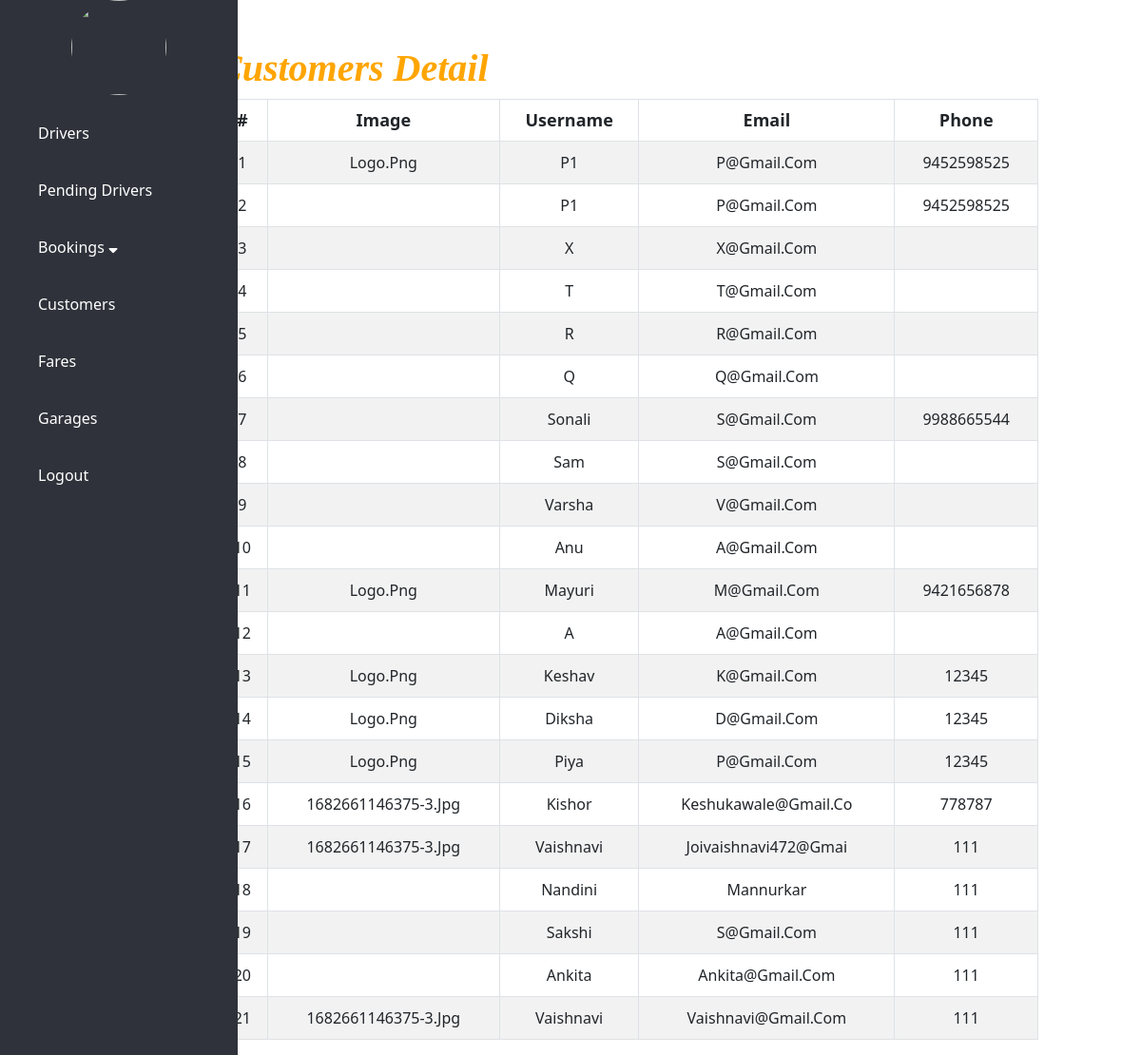
Screenshot of /admin/viewcustomer.php with the database file from the repository.
### tables this page shows
CREATE TABLE `user` (
  `uid` int(10) NOT NULL,
  `username` varchar(15) NOT NULL,
  `email` varchar(20) NOT NULL,
  `password` varchar(20) NOT NULL,
  `phone` varchar(15) NOT NULL,
  `photo` varchar(255) NOT NULL
);

### admin/viewcustomer.php (the view, shortened to what this page needs)
<?php
$result = mysqli_query($mysqli, "SELECT * FROM user ORDER BY uid DESC");
include 'admin-header.php';
?>
<div class="main pt-5">
    <div class="tablebox">
        <h1 style="margin-top: 0" class="heading"> Customers detail</h1>
        <table class="table  table-striped table-bordered">
            <thead>
                <tr>
                    <th scope="col">#</th>
                    <th>image </th>
                    <th>username </th>
                    <th>email </th>
                    <th>phone </th>
                </tr>
            </thead>
            <tbody>
                <?php
				$slno = 1;
				while ($res = mysqli_fetch_array($result)) {
					?>
                <tr>
                    <td>
                        <?= $slno ?>
                    </td>
                    <td>
                        <?= $res['photo'] ?>
                    </td>
                    <td>
                        <?= $res['username'] ?>
                    </td>
                    <td>
                        <?= $res['email'] ?>
                    </td>
                    <td>
                        <?= $res['phone'] ?>
                    </td>
                </tr>
                <?php
					$slno++;
				}
				?>
            </tbody>
        </table>

### assets/css/dashboard.css (style rules this page uses)
body { margin: 0; padding: 0; font-family: "Roboto",sans-serif; }

### assets/css/comman-table.css (style rules this page uses)
.tablebox h1 { color: orange; margin-top: 80px; font-weight: bold; font-style: italic; font-family: serif; }
.tablebox { width: 80%; margin: auto; text-transform: capitalize; }
.tablebox .table tr td, th { padding: 10px; text-align: center; }
table th { font-size: 18px;text-align: center; }

### admin/viewcustomer.php (style rules this page uses)
.main { margin-left: 10% }
.heading { color: orange; margin-top: 80px; font-weight: bold; font-family: serif; }

### rows the page displays
user: photo "Logo.png", username "P1", email "P@gmail.com", phone "9452598525"
user: username "P1", email "P@gmail.com", phone "9452598525"
user: username "X", email "X@gmail.com"
user: username "T", email "T@gmail.com"
user: username "R", email "R@gmail.com"
user: username "Q", email "Q@gmail.com"
user: username "Sonali", email "S@gmail.com", phone "9988665544"
user: username "Sam", email "S@gmail.com"
user: username "Varsha", email "V@gmail.com"
user: username "Anu", email "A@gmail.com"
user: photo "Logo.png", username "Mayuri", email "M@gmail.com", phone "9421656878"
user: username "A", email "A@gmail.com"
user: photo "Logo.png", username "Keshav", email "K@gmail.com", phone "12345"
user: photo "Logo.png", username "Diksha", email "D@gmail.com", phone "12345"
user: photo "Logo.png", username "Piya", email "P@gmail.com", phone "12345"
user: photo "1682661146375-3.jpg", username "Kishor", email "Keshukawale@gmail.co", phone "778787"
user: photo "1682661146375-3.jpg", username "Vaishnavi", email "Joivaishnavi472@gmai", phone "111"
user: username "Nandini", email "Mannurkar", phone "111"
user: username "Sakshi", email "S@gmail.com", phone "111"
user: username "Ankita", email "Ankita@gmail.com", phone "111"
user: photo "1682661146375-3.jpg", username "Vaishnavi", email "Vaishnavi@gmail.com", phone "111"
